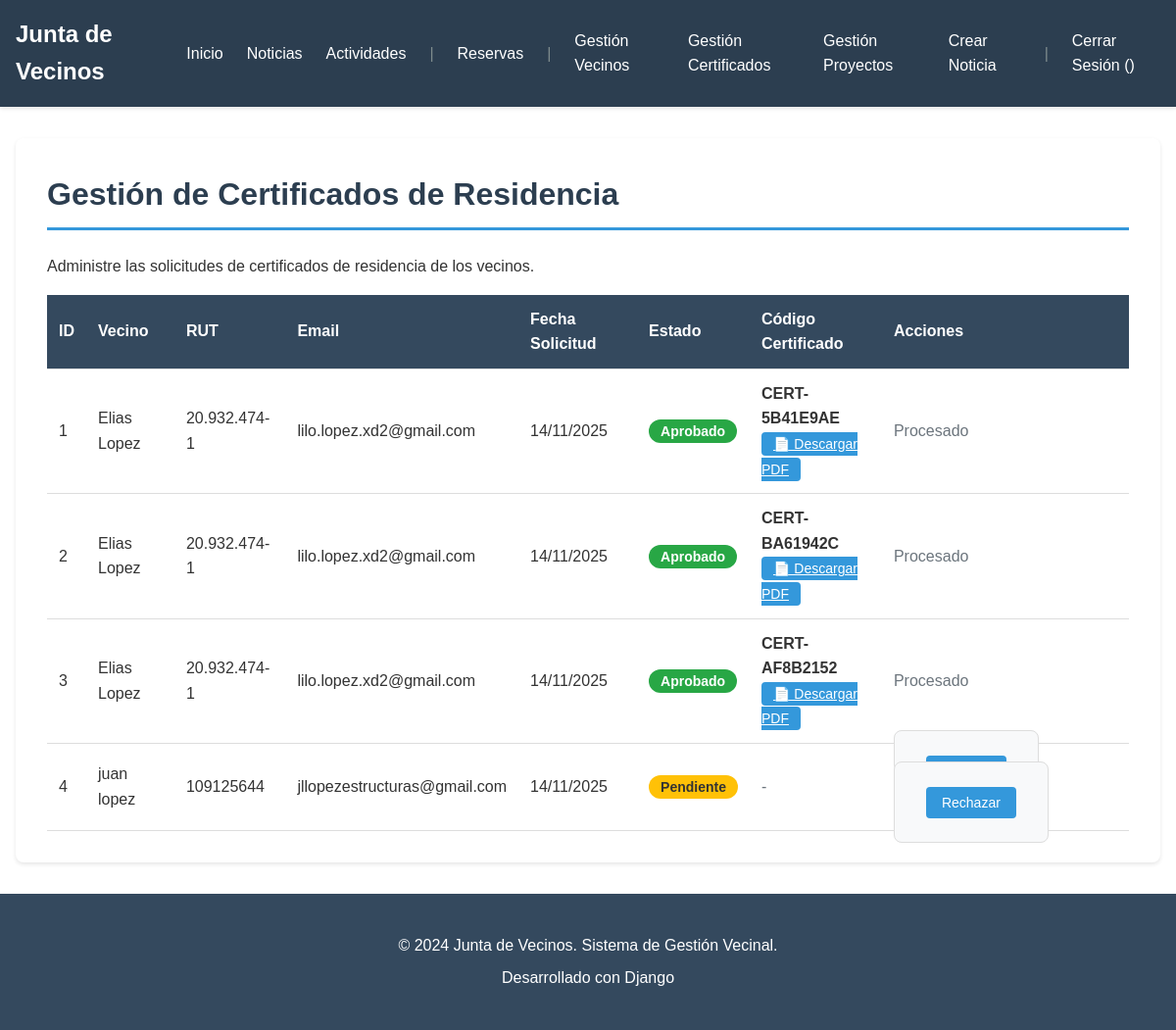
/certificados/ (signed in), run on the app's committed database.
### gestion/models.py (models this page shows, shortened)
class CertificadoResidencia(models.Model):
    vecino = models.ForeignKey(Vecino, on_delete=models.CASCADE)
    fecha_solicitud = models.DateField(auto_now_add=True)
    aprobado = models.BooleanField(default=False)
    codigo_certificado = models.CharField(max_length=50, blank=True)
    pdf_generado = models.BooleanField(default=False)
    class Meta:
        verbose_name = "Certificado de Residencia"
        verbose_name_plural = "Certificados de Residencia"

class Vecino(models.Model):
    user = models.OneToOneField(User, on_delete=models.CASCADE, null=True, blank=True, related_name='vecino')
    rut = models.CharField(max_length=12, unique=True)
    nombre = models.CharField(max_length=100)
    apellido = models.CharField(max_length=100)
    email = models.EmailField(unique=True)
    telefono = models.CharField(max_length=15)
    direccion = models.CharField(max_length=200)
    es_miembro = models.BooleanField(default=False)
    fecha_inscripcion = models.DateField(auto_now_add=True)
    class Meta:
        verbose_name = "Vecino"
        verbose_name_plural = "Vecinos"

### gestion/views.py (the view, shortened to what this page needs)
# urls.py: path('certificados/', views.listar_certificados, name='listar_certificados'),
@login_required
def listar_certificados(request):
    if request.user.is_staff:
        certificados = CertificadoResidencia.objects.all().order_by('-fecha_solicitud')
    return render(request, 'gestion/certificados/lista.html', {
        'certificados': certificados,
        'is_admin': request.user.is_staff
    })

### gestion/templates/gestion/certificados/lista.html (shortened to what this page needs)
{% extends 'gestion/base.html' %}
{% block content %}
<div class="content-container">
    <h1>{% if is_admin %}Gestión de Certificados de Residencia{% else %}Mis Certificados de Residencia{% endif %}</h1>
    {% if is_admin %}
    <p>Administre las solicitudes de certificados de residencia de los vecinos.</p>
    {% else %}
    <p>Aquí puedes ver el estado de tus solicitudes de certificados de residencia.</p>
    {% endif %}
    {% if certificados %}
    <div class="table-container">
        <table class="data-table">
            <thead>
                <tr>
                    <th>ID</th>
                    {% if is_admin %}
                    <th>Vecino</th>
                    <th>RUT</th>
                    <th>Email</th>
                    {% endif %}
                    <th>Fecha Solicitud</th>
                    <th>Estado</th>
                    <th>Código Certificado</th>
                    {% if is_admin %}
                    <th>Acciones</th>
                    {% endif %}
                </tr>
            </thead>
            <tbody>
                {% for certificado in certificados %}
                <tr>
                    <td>{{ certificado.id }}</td>
                    {% if is_admin %}
                    <td>{{ certificado.vecino.nombre }} {{ certificado.vecino.apellido }}</td>
                    <td>{{ certificado.vecino.rut }}</td>
                    <td>{{ certificado.vecino.email }}</td>
                    {% endif %}
                    <td>{{ certificado.fecha_solicitud|date:"d/m/Y" }}</td>
                    <td>
                        {% if certificado.aprobado %}
                            <span class="badge badge-success">Aprobado</span>
                        {% else %}
                            <span class="badge badge-warning">Pendiente</span>
                        {% endif %}
                    </td>
                    <td>
                        {% if certificado.codigo_certificado %}
                            <strong>{{ certificado.codigo_certificado }}</strong>
                            <br/>
                            <a href="{% url 'descargar_certificado_pdf' certificado.id %}" class="btn btn-primary" style="padding: 0.25rem 0.75rem; font-size: 0.875rem; margin-top: 0.5rem;">
                                📄 Descargar PDF
                            </a>
                        {% else %}
                            <span style="color: #6c757d;">-</span>
                        {% endif %}
                    </td>
                    {% if is_admin %}
                    <td>
                        {% if not certificado.aprobado %}
                        <form method="post" action="{% url 'aprobar_certificado' certificado.id %}" style="display: inline;">
                            <button type="submit" class="btn btn-success" style="padding: 0.5rem 1rem; font-size: 0.875rem;" onclick="return confirm('¿Está seguro de aprobar este certificado?')">
                            </button>
                        </form>
                        <form method="post" action="{% url 'rechazar_certificado' certificado.id %}" style="display: inline;">
                            <button type="submit" class="btn btn-danger" style="padding: 0.5rem 1rem; font-size: 0.875rem;" onclick="return confirm('¿Está seguro de rechazar este certificado?')">
                                Rechazar
                            </button>
                        </form>
                        {% else %}
                            <span style="color: #6c757d;">Procesado</span>
                        {% endif %}
                    </td>
                    {% endif %}
                </tr>
                {% endfor %}
            </tbody>
        </table>
    </div>
    {% endif %}
</div>
{% endblock %}

### gestion/templates/gestion/base.html (shortened to what this page needs)
{% load static %}
<!DOCTYPE html>
<html lang="es">
<head>
    <link rel="stylesheet" href="{% static 'css/estilos.css' %}">
</head>
<body>
    <nav class="navbar">
        <div class="nav-container">
            <a href="{% url 'home' %}" class="nav-brand">Junta de Vecinos</a>
            <ul class="nav-menu">
                <li><a href="{% url 'home' %}">Inicio</a></li>
                <li><a href="{% url 'listar_noticias' %}">Noticias</a></li>
                <li><a href="{% url 'listar_actividades' %}">Actividades</a></li>
                {% if user.is_authenticated %}
                    <li class="nav-divider">|</li>
                    <li><a href="{% url 'listar_espacios' %}">Reservas</a></li>
                    {% if user.is_staff %}
                        <li class="nav-divider">|</li>
                        <li><a href="{% url 'lista_vecinos' %}">Gestión Vecinos</a></li>
                        <li><a href="{% url 'listar_certificados' %}">Gestión Certificados</a></li>
                        <li><a href="{% url 'listar_proyectos' %}">Gestión Proyectos</a></li>
                        <li><a href="{% url 'crear_noticia' %}">Crear Noticia</a></li>
                    {% endif %}
                    <li class="nav-divider">|</li>
                    <li><a href="{% url 'logout' %}">Cerrar Sesión ({{ user.first_name }})</a></li>
                {% else %}
                    <li><a href="{% url 'registrar_vecino' %}">Registrarse</a></li>
                    <li class="nav-divider">|</li>
                    <li><a href="{% url 'login' %}">Iniciar Sesión</a></li>
                {% endif %}
            </ul>
        </div>
    </nav>
    <main class="main-content">
        {% block content %}
        {% endblock %}
    </main>
    <footer class="footer">
        <div class="footer-container">
            <p>&copy; 2024 Junta de Vecinos. Sistema de Gestión Vecinal.</p>
            <p>Desarrollado con Django</p>
        </div>
    </footer>
</body>
</html>

### core/static/css/estilos.css (style rules this page uses)
* { margin: 0; padding: 0; box-sizing: border-box; }
body { font-family: Arial, sans-serif; line-height: 1.6; color: #333; min-height: 100vh; display: flex; flex-direction: column; }
.navbar { background-color: #2c3e50; color: white; padding: 1rem 0; box-shadow: 0 2px 4px rgba(0,0,0,0.1); }
.nav-container { max-width: 1200px; margin: 0 auto; padding: 0 1rem; display: flex; justify-content: space-between; align-items: center; }
.nav-brand { color: white; text-decoration: none; font-size: 1.5rem; font-weight: bold; }
.nav-menu { list-style: none; display: flex; gap: 1.5rem; align-items: center; }
.nav-menu li a { color: white; text-decoration: none; transition: color 0.3s; }
.nav-divider { color: #7f8c8d; }
.main-content { flex: 1; max-width: 1200px; width: 100%; margin: 2rem auto; padding: 0 1rem; }
.footer { background-color: #34495e; color: white; padding: 2rem 0; margin-top: auto; }
.footer-container { max-width: 1200px; margin: 0 auto; padding: 0 1rem; text-align: center; }
.footer p { margin: 0.5rem 0; }
.content-container { background: white; padding: 2rem; border-radius: 8px; box-shadow: 0 2px 4px rgba(0,0,0,0.1); }
.content-container h1 { color: #2c3e50; margin-bottom: 1.5rem; border-bottom: 3px solid #3498db; padding-bottom: 0.5rem; }
.data-table { width: 100%; border-collapse: collapse; margin-top: 1rem; }
.data-table thead { background-color: #34495e; color: white; }
.data-table th, .data-table td { padding: 0.75rem; text-align: left; border-bottom: 1px solid #ddd; }
.badge { padding: 0.25rem 0.75rem; border-radius: 12px; font-size: 0.875rem; font-weight: bold; }
.badge-success { background-color: #28a745; color: white; }
.badge-warning { background-color: #ffc107; color: #333; }
form { max-width: 600px; }
form button[type="submit"], .btn { background-color: #3498db; color: white; padding: 0.75rem 1.5rem; border: none; border-radius: 4px; cursor: pointer; font-size: 1rem; transition: background-color 0.3s; }
.btn-primary { background-color: #3498db; }
.btn-success { background-color: #28a745; }
.btn-danger { background-color: #dc3545; }
.content-container form[method="post"] { background: #f8f9fa; padding: 2rem; border-radius: 8px; border: 1px solid #ddd; }

### data on the page
CertificadoResidencia: id "1", vecino.nombre "Elias", vecino.apellido "Lopez", vecino.rut "20.932.474-1", vecino.email "lilo.lopez.xd2@gmail.com", fecha_solicitud "14/11/2025", aprobado "Aprobado", codigo_certificado "CERT-5B41E9AE"
CertificadoResidencia: id "2", vecino.nombre "Elias", vecino.apellido "Lopez", vecino.rut "20.932.474-1", vecino.email "lilo.lopez.xd2@gmail.com", fecha_solicitud "14/11/2025", aprobado "Aprobado", codigo_certificado "CERT-BA61942C"
CertificadoResidencia: id "3", vecino.nombre "Elias", vecino.apellido "Lopez", vecino.rut "20.932.474-1", vecino.email "lilo.lopez.xd2@gmail.com", fecha_solicitud "14/11/2025", aprobado "Aprobado", codigo_certificado "CERT-AF8B2152"
CertificadoResidencia: id "4", vecino.nombre "juan", vecino.apellido "lopez", vecino.rut "109125644", vecino.email "jllopezestructuras@gmail.com", fecha_solicitud "14/11/2025", aprobado "Pendiente"
